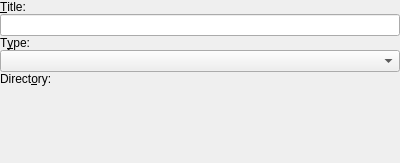
<ui version="4.0" >
 <class>ProjectOptions</class>
 <widget class="QWidget" name="ProjectOptions" >
  <property name="geometry" >
   <rect>
    <x>0</x>
    <y>0</y>
    <width>400</width>
    <height>163</height>
   </rect>
  </property>
  <property name="minimumSize" >
   <size>
    <width>400</width>
    <height>0</height>
   </size>
  </property>
  <property name="windowTitle" >
   <string>Project Options</string>
  </property>
  <layout class="QVBoxLayout" >
   <property name="margin" >
    <number>0</number>
   </property>
   <property name="spacing" >
    <number>0</number>
   </property>
   <item>
    <widget class="QLabel" name="titleLabel" >
     <property name="text" >
      <string>&amp;Title:</string>
     </property>
     <property name="wordWrap" >
      <bool>false</bool>
     </property>
     <property name="buddy" >
      <cstring>titleEdit</cstring>
     </property>
    </widget>
   </item>
   <item>
    <widget class="QLineEdit" name="titleEdit" />
   </item>
   <item>
    <widget class="QLabel" name="typeLabel" >
     <property name="text" >
      <string>T&amp;ype:</string>
     </property>
     <property name="wordWrap" >
      <bool>false</bool>
     </property>
     <property name="buddy" >
      <cstring>typeComboBox</cstring>
     </property>
    </widget>
   </item>
   <item>
    <widget class="QComboBox" name="typeComboBox" />
   </item>
   <item>
    <widget class="QLabel" name="directoryLabel" >
     <property name="text" >
      <string>Direct&amp;ory:</string>
     </property>
     <property name="wordWrap" >
      <bool>false</bool>
     </property>
     <property name="buddy" >
      <cstring>directoryUrl</cstring>
     </property>
    </widget>
   </item>
   <item>
    <widget class="KUrlRequester" name="directoryUrl" />
   </item>
   <item>
    <spacer>
     <property name="orientation" >
      <enum>Qt::Vertical</enum>
     </property>
     <property name="sizeType" >
      <enum>QSizePolicy::Expanding</enum>
     </property>
     <property name="sizeHint" >
      <size>
       <width>20</width>
       <height>32</height>
      </size>
     </property>
    </spacer>
   </item>
  </layout>
 </widget>
 <layoutdefault spacing="6" margin="11" />
 <layoutfunction spacing="KDialog::spacingHint" margin="KDialog::marginHint" />
 <pixmapfunction>BTN_ICON</pixmapfunction>
 <customwidgets>
  <customwidget>
   <class>KUrlRequester</class>
   <extends>QFrame</extends>
   <header>kurlrequester.h</header>
  </customwidget>
 </customwidgets>
 <includes>
  <include location="local" >kurlrequester.h</include>
  <include location="local" >klineedit.h</include>
  <include location="local" >kpushbutton.h</include>
  <include location="local" >kpushbutton.h</include>
  <include location="local" >kpushbutton.h</include>
 </includes>
 <resources/>
 <connections/>
</ui>
